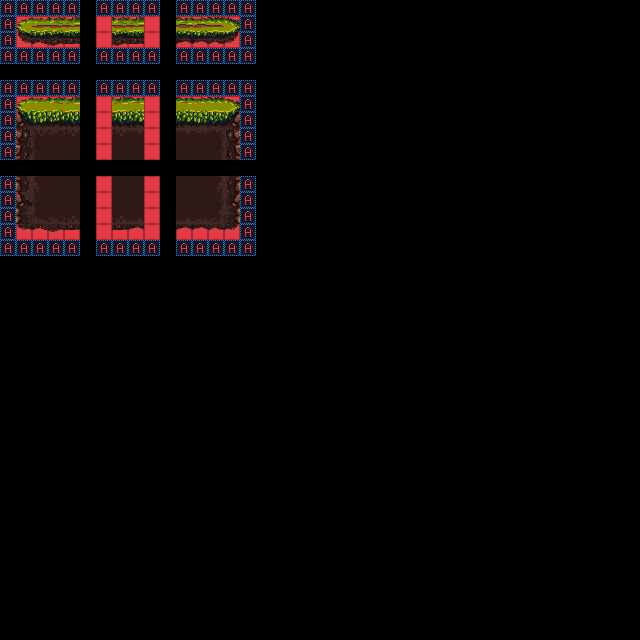

A 2D game scene composited from a Tiled map and its tileset images. What follows is a short description and the map's XML, with each tile layer's data collapsed to a summary:
An orthogonal 40x40 tile map with 16x16 px tiles, 3 tile layers (regions, input_prototype, output_ground), 2 tilesets.

<map version="1.9" tiledversion="1.9.1" orientation="orthogonal" renderorder="right-down" width="40" height="40" tilewidth="16" tileheight="16" infinite="0" nextlayerid="4" nextobjectid="1">
 <tileset firstgid="1" source="../Prototype Tiles.tsx" />
 <tileset firstgid="41" source="grassy.tsx" />
 <layer id="1" name="regions" width="40" height="40">
  <data>[1600 cells, 192 non-empty, 1 distinct tile ids]</data>
 </layer>
 <layer id="2" name="input_prototype" width="40" height="40">
  <data>[1600 cells, 196 non-empty, 2 distinct tile ids]</data>
 </layer>
 <layer id="3" name="output_ground" width="40" height="40">
  <data>[1600 cells, 100 non-empty, 80 distinct tile ids]</data>
 </layer>
</map>
